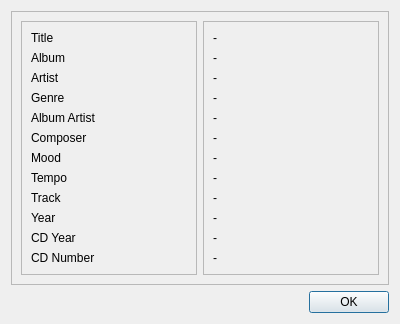
<?xml version="1.0" encoding="UTF-8"?>
<ui version="4.0">
 <class>TrackInfoDialog</class>
 <widget class="QDialog" name="TrackInfoDialog">
  <property name="geometry">
   <rect>
    <x>0</x>
    <y>0</y>
    <width>400</width>
    <height>294</height>
   </rect>
  </property>
  <property name="windowTitle">
   <string>Track Info</string>
  </property>
  <layout class="QGridLayout" name="gridLayout">
   <item row="0" column="0">
    <widget class="QFrame" name="frame_3">
     <property name="frameShape">
      <enum>QFrame::StyledPanel</enum>
     </property>
     <property name="frameShadow">
      <enum>QFrame::Raised</enum>
     </property>
     <layout class="QHBoxLayout" name="horizontalLayout">
      <item>
       <widget class="QFrame" name="frame">
        <property name="frameShape">
         <enum>QFrame::StyledPanel</enum>
        </property>
        <property name="frameShadow">
         <enum>QFrame::Raised</enum>
        </property>
        <layout class="QVBoxLayout" name="verticalLayout_2">
         <item>
          <widget class="QLabel" name="label_6">
           <property name="text">
            <string>Title</string>
           </property>
          </widget>
         </item>
         <item>
          <widget class="QLabel" name="label_5">
           <property name="text">
            <string>Album</string>
           </property>
          </widget>
         </item>
         <item>
          <widget class="QLabel" name="label_4">
           <property name="text">
            <string>Artist</string>
           </property>
          </widget>
         </item>
         <item>
          <widget class="QLabel" name="label_3">
           <property name="text">
            <string>Genre</string>
           </property>
          </widget>
         </item>
         <item>
          <widget class="QLabel" name="label">
           <property name="text">
            <string>Album Artist</string>
           </property>
          </widget>
         </item>
         <item>
          <widget class="QLabel" name="label_7">
           <property name="text">
            <string>Composer</string>
           </property>
          </widget>
         </item>
         <item>
          <widget class="QLabel" name="label_8">
           <property name="text">
            <string>Mood</string>
           </property>
          </widget>
         </item>
         <item>
          <widget class="QLabel" name="label_9">
           <property name="text">
            <string>Tempo</string>
           </property>
          </widget>
         </item>
         <item>
          <widget class="QLabel" name="label_10">
           <property name="text">
            <string>Track</string>
           </property>
          </widget>
         </item>
         <item>
          <widget class="QLabel" name="label_11">
           <property name="text">
            <string>Year</string>
           </property>
          </widget>
         </item>
         <item>
          <widget class="QLabel" name="label_12">
           <property name="text">
            <string>CD Year</string>
           </property>
          </widget>
         </item>
         <item>
          <widget class="QLabel" name="label_13">
           <property name="text">
            <string>CD Number</string>
           </property>
          </widget>
         </item>
        </layout>
       </widget>
      </item>
      <item>
       <widget class="QFrame" name="frame_2">
        <property name="frameShape">
         <enum>QFrame::StyledPanel</enum>
        </property>
        <property name="frameShadow">
         <enum>QFrame::Raised</enum>
        </property>
        <layout class="QVBoxLayout" name="verticalLayout_3">
         <item>
          <widget class="QLabel" name="labelTitle">
           <property name="text">
            <string>-</string>
           </property>
          </widget>
         </item>
         <item>
          <widget class="QLabel" name="labelAlbum">
           <property name="text">
            <string>-</string>
           </property>
          </widget>
         </item>
         <item>
          <widget class="QLabel" name="labelArtist">
           <property name="text">
            <string>-</string>
           </property>
          </widget>
         </item>
         <item>
          <widget class="QLabel" name="labelGenre">
           <property name="text">
            <string>-</string>
           </property>
          </widget>
         </item>
         <item>
          <widget class="QLabel" name="labelAlbumArtist">
           <property name="text">
            <string>-</string>
           </property>
          </widget>
         </item>
         <item>
          <widget class="QLabel" name="labelComposer">
           <property name="text">
            <string>-</string>
           </property>
          </widget>
         </item>
         <item>
          <widget class="QLabel" name="labelMood">
           <property name="text">
            <string>-</string>
           </property>
          </widget>
         </item>
         <item>
          <widget class="QLabel" name="labelTempo">
           <property name="text">
            <string>-</string>
           </property>
          </widget>
         </item>
         <item>
          <widget class="QLabel" name="labelTrack">
           <property name="text">
            <string>-</string>
           </property>
          </widget>
         </item>
         <item>
          <widget class="QLabel" name="labelYear">
           <property name="text">
            <string>-</string>
           </property>
          </widget>
         </item>
         <item>
          <widget class="QLabel" name="labelCDYear">
           <property name="text">
            <string>-</string>
           </property>
          </widget>
         </item>
         <item>
          <widget class="QLabel" name="labelCDNumber">
           <property name="text">
            <string>-</string>
           </property>
          </widget>
         </item>
        </layout>
       </widget>
      </item>
     </layout>
    </widget>
   </item>
   <item row="1" column="0">
    <widget class="QDialogButtonBox" name="buttonBox">
     <property name="orientation">
      <enum>Qt::Horizontal</enum>
     </property>
     <property name="standardButtons">
      <set>QDialogButtonBox::Ok</set>
     </property>
    </widget>
   </item>
  </layout>
 </widget>
 <resources/>
 <connections>
  <connection>
   <sender>buttonBox</sender>
   <signal>accepted()</signal>
   <receiver>TrackInfoDialog</receiver>
   <slot>accept()</slot>
   <hints>
    <hint type="sourcelabel">
     <x>248</x>
     <y>254</y>
    </hint>
    <hint type="destinationlabel">
     <x>157</x>
     <y>274</y>
    </hint>
   </hints>
  </connection>
  <connection>
   <sender>buttonBox</sender>
   <signal>rejected()</signal>
   <receiver>TrackInfoDialog</receiver>
   <slot>reject()</slot>
   <hints>
    <hint type="sourcelabel">
     <x>316</x>
     <y>260</y>
    </hint>
    <hint type="destinationlabel">
     <x>286</x>
     <y>274</y>
    </hint>
   </hints>
  </connection>
 </connections>
</ui>
